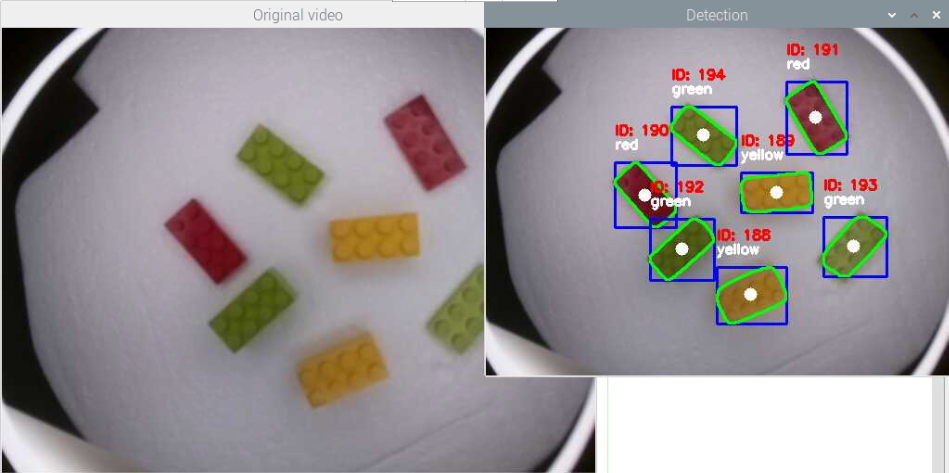
#> input picture images/acquire_images_detection.jpg, 1897 x 946 px, given in place of lego-rot0-1a.jpg, which was not available (shown at 1/2 size)
$ python aquireImage.py
#> lines starting #> are read from the running program, lines starting #| are printed output that depends on the picture; pictures that were not available may be replaced by others from this repository, and a replacement may not be noted
import cv2 as cv
import sys
import numpy as np
from matplotlib import pyplot as plt

#todo:
#find out how to add multiple subfolder to the searching path!
#=> Tools => Python Path Manager => Add Path

#%% display Image
def showMyImage(windowName, img):
    height = img.shape[0]
    width = img.shape[1]
    cv.namedWindow(windowName, cv.WINDOW_NORMAL) #needed to resize the window
    cv.imshow(windowName, img)
    cv.imshow(windowName, img)
    cv.resizeWindow('windowName', (int(width*0.1), int(height*0.1)))
    k = cv.waitKey(0)
    if k == ord("q"):
        cv.destroyAllWindows()
        print('All windows destroyed.')

#%% 1) Aquire the image

# There are 3 variants to aquire the image:
    # first: read image
    # second: read camera data, press button s to choose the current frame
    # third: read video data, press button s to choose the current frame

    #the image for the imagepreprocessing should be saved
    #otherwise it will take the last saved image (if there was one)

variantImageAcquisition = 1
saveName = "testSave1.png"
saveCameraVideoName = "testVideo1.avi"
desire2SaveCameraVideo = 0 #if you want to save a video from the camera data put 1 else 0

if (variantImageAcquisition == 1): #read image only
    img = cv.imread(cv.samples.findFile("lego-rot0-1a.jpg"))
#> img is the input picture: shape (946, 1897, 3); mean B, G, R 147.2, 145.8, 150.7
    if img is None:
        sys.exit("Could not read the image.")
    height = img.shape[0]
#> height = 946
    width = img.shape[1]
#> width = 1897
    cv.namedWindow('windowName', cv.WINDOW_NORMAL) #needed to resize the window
    cv.imshow("windowName", img)
    cv.resizeWindow('windowName', (int(width*0.1), int(height*0.1)))
    k = cv.waitKey(0)
#> (key q is pressed here)
    if k == ord("s"):
        cv.imwrite(saveName, img)
        print('Image with name: ',saveName, ' was saved!')
        cv.destroyAllWindows()
        print('All windows destroyed.')
    elif k == ord("q"):
        cv.destroyAllWindows()
        print('All windows destroyed.')


elif (variantImageAcquisition == 2):  #read camera data
    cap = cv.VideoCapture(0)

    #Define the codec and create VideoWriter object
    if desire2SaveCameraVideo:
        fourcc = cv.VideoWriter_fourcc(*'XVID')
        out = cv.VideoWriter(saveCameraVideoName, fourcc, 20.0, (640,  480))

    if not cap.isOpened():
        print("Cannot open camera")
        exit()
    while True:
        # Capture frame-by-frame
        success, frame = cap.read()
        # if frame is read correctly success is True
        if not success:
            print("Can't receive frame (stream end?). Exiting ...")
            break

        # Display the resulting frame
        cv.imshow('frame', frame)
        if desire2SaveCameraVideo:
            out.write(frame)

        k = cv.waitKey(1)
        if k == ord('q'):
            print('"q" was pressed! Process aborted!')
            break
        elif k == ord('s'):
            cv.imwrite(saveName, frame)
            print('"s" was pressed! Image with name: ',saveName, ' was saved!')
            break
    # When everything done, release the capture
    cap.release()
    if desire2SaveCameraVideo:
        out.release()
        print('Video with name: ',saveCameraVideoName, ' was saved!')

    cv.destroyAllWindows()
    print('All windows destroyed.')


elif (variantImageAcquisition == 3): #read video
    cap = cv.VideoCapture('bird.avi')
    while cap.isOpened():
        success, frame = cap.read()
        # if frame is read correctly success is True
        if not success:
            print("Can't receive frame (stream end?). Exiting ...")
            break

        cv.imshow('frame', frame)
        k = cv.waitKey(1)
        if k == ord('q'):
            print('"q" was pressed! Process aborted!')
            break
        elif k == ord('s'):
            cv.imwrite(saveName, frame)
            print('"s" was pressed! Image with name: ',saveName, ' was saved!')
            break

    cap.release()
    cv.destroyAllWindows()
    print('All windows destroyed.')


#%% 2) Preprocessing the image

#uses the image out of section "1) Aquire the image"
doPreProcess = 1
if doPreProcess:
    aqImg = cv.imread(cv.samples.findFile(saveName))
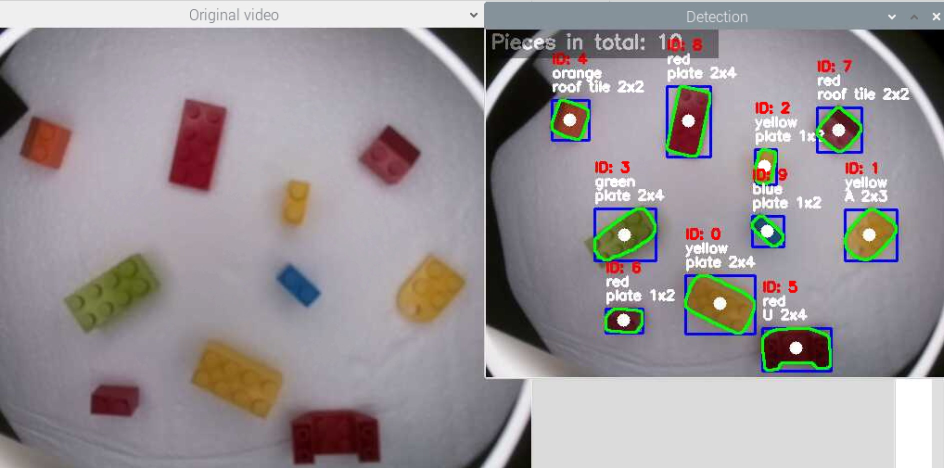
#> input picture images/detection_and_classification.jpg, 1888 x 936 px, given in place of testSave1.png, which was not available (shown at 1/2 size)
#> aqImg is the input picture: shape (936, 1888, 3); mean B, G, R 150.7, 147.7, 153.5
    if aqImg is None:
        sys.exit("Could not read the image.")

    height = aqImg.shape[0]
#> height = 936
    width = aqImg.shape[1]
#> width = 1888


    #blur = cv.blur(img,(25,25))
    #blur = cv.GaussianBlur(aqImg,(25,25),0)
    hsvImage = cv.cvtColor(aqImg, cv.COLOR_BGR2HSV)
#> hsvImage: shape (936, 1888, 3); mean H, S, V 106.9, 36, 161
    grayImage = cv.cvtColor(aqImg, cv.COLOR_BGR2GRAY)
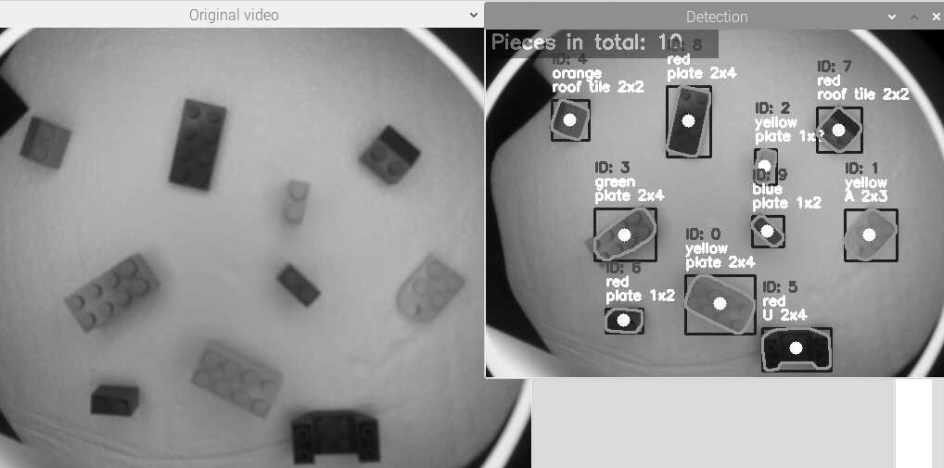
#> grayImage: shape (936, 1888) (shown at 1/2 size); min 0, max 255, mean 149.8
    #h = hue: color itself: {0-180}; s = saturation: colorfullness of the color: {0-255}; v = value: {0-255}: how light or dark is the color


    """
    lower = np.array([0,0,20])
    upper = np.array([30,30,255])
    #lower = np.array([80,50,50])
    #upper = np.array([200,255,255])
    mask0 = cv.inRange(hsvImage,lower,upper)"""

    variantPre = 2
    if variantPre == 1:

        medianImage = cv.medianBlur(grayImage, 9)
        blurAndMedianImage = cv.blur(medianImage,(9,9))

    elif variantPre == 2:
        im2 = cv.blur(grayImage,(5,5))
        blurAndMedianImage = cv.medianBlur(im2, 5)
    #mask = cv.inRange(medianImage,200,255)

    edges = cv.Canny(blurAndMedianImage,10, 50)
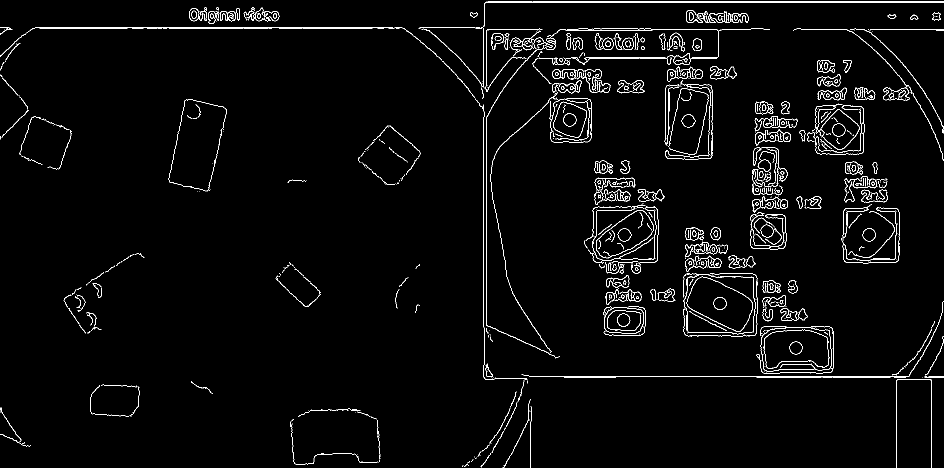
#> edges: shape (936, 1888) (shown at 1/2 size); 2.6% white in thin lines or dots

    showMyImage('1', edges)
#> (key q is pressed here)

    """plt.subplot(121),plt.imshow(img,cmap = 'gray')
    plt.title('Original Image'), plt.xticks([]), plt.yticks([])
    plt.subplot(122),plt.imshow(edges,cmap = 'gray')
    plt.title('Edge Image'), plt.xticks([]), plt.yticks([])

    plt.show()"""


    """contours, hierarchy = cv.findContours(mask, cv.RETR_EXTERNAL, cv.CHAIN_APPROX_SIMPLE)
    showMyImage('test', mask)
    showMyImage('test', grayImage)
    showMyImage('test', medianImage)
    showMyImage('test', blurAndMedianImage)"""
